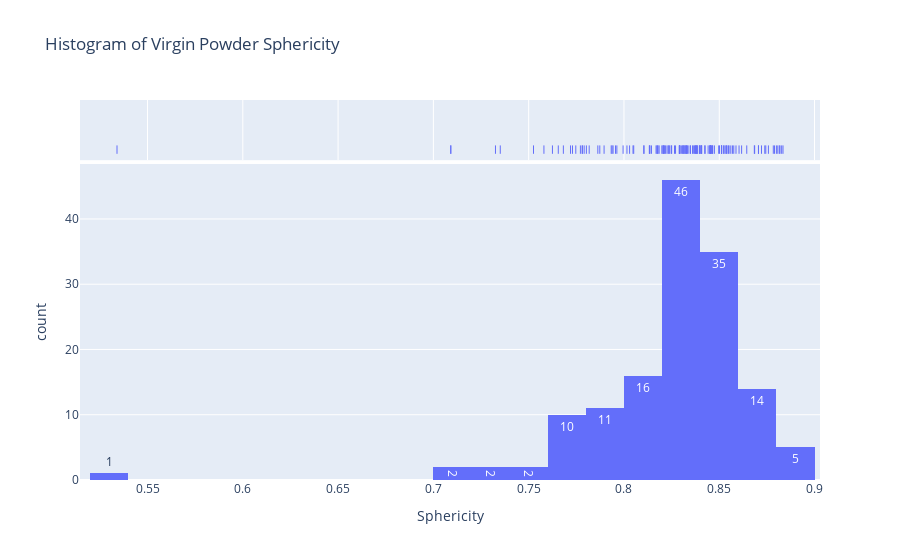

Source (notebook cell):
### Code cell
fig_hist_sph = px.histogram(sph_data, 
                        x= sph_data.columns[9],
                        text_auto=True, marginal="rug",
                        title="Histogram of Virgin Powder Sphericity", )
fig_hist_sph.show()

# Expect nearly all of our virgin powder to spherical >0.6
# Expect most of our resue powder to fall betwen 0.2-0.8 sphericity histogram

### Figure 1 — Plotly figure (JSON) as saved in the notebook; plotly's stock layout.template omitted (floating-point values rounded to 4 significant figures; data arrays with more than 128 entries replaced by an {"elided": "..."} marker saying what was removed)
{"data": [{"alignmentgroup": "True", "bingroup": "x", "hovertemplate": "Sphericity=%{x}<br>count=%{y}<extra></extra>", "legendgroup": "", "marker": {"color": "#636efa", "pattern": {"shape": ""}}, "name": "", "offsetgroup": "", "orientation": "v", "showlegend": false, "texttemplate": "%{value}", "type": "histogram", "x": {"elided": "144 float values"}, "xaxis": "x", "yaxis": "y"}, {"alignmentgroup": "True", "boxpoints": "all", "fillcolor": "rgba(255,255,255,0)", "hoveron": "points", "hovertemplate": "Sphericity=%{x}<extra></extra>", "jitter": 0, "legendgroup": "", "line": {"color": "rgba(255,255,255,0)"}, "marker": {"color": "#636efa", "symbol": "line-ns-open"}, "name": "", "offsetgroup": "", "showlegend": false, "type": "box", "x": {"elided": "144 float values"}, "xaxis": "x2", "yaxis": "y2"}], "layout": {"barmode": "relative", "legend": {"tracegroupgap": 0}, "title": {"text": "Histogram of Virgin Powder Sphericity"}, "xaxis": {"anchor": "y", "domain": [0, 1], "title": {"text": "Sphericity"}}, "xaxis2": {"anchor": "y2", "domain": [0, 1], "matches": "x", "showgrid": true, "showticklabels": false}, "yaxis": {"anchor": "x", "domain": [0, 0.8316], "title": {"text": "count"}}, "yaxis2": {"anchor": "x2", "domain": [0.8416, 1], "matches": "y2", "showgrid": false, "showline": false, "showticklabels": false, "ticks": ""}}}
